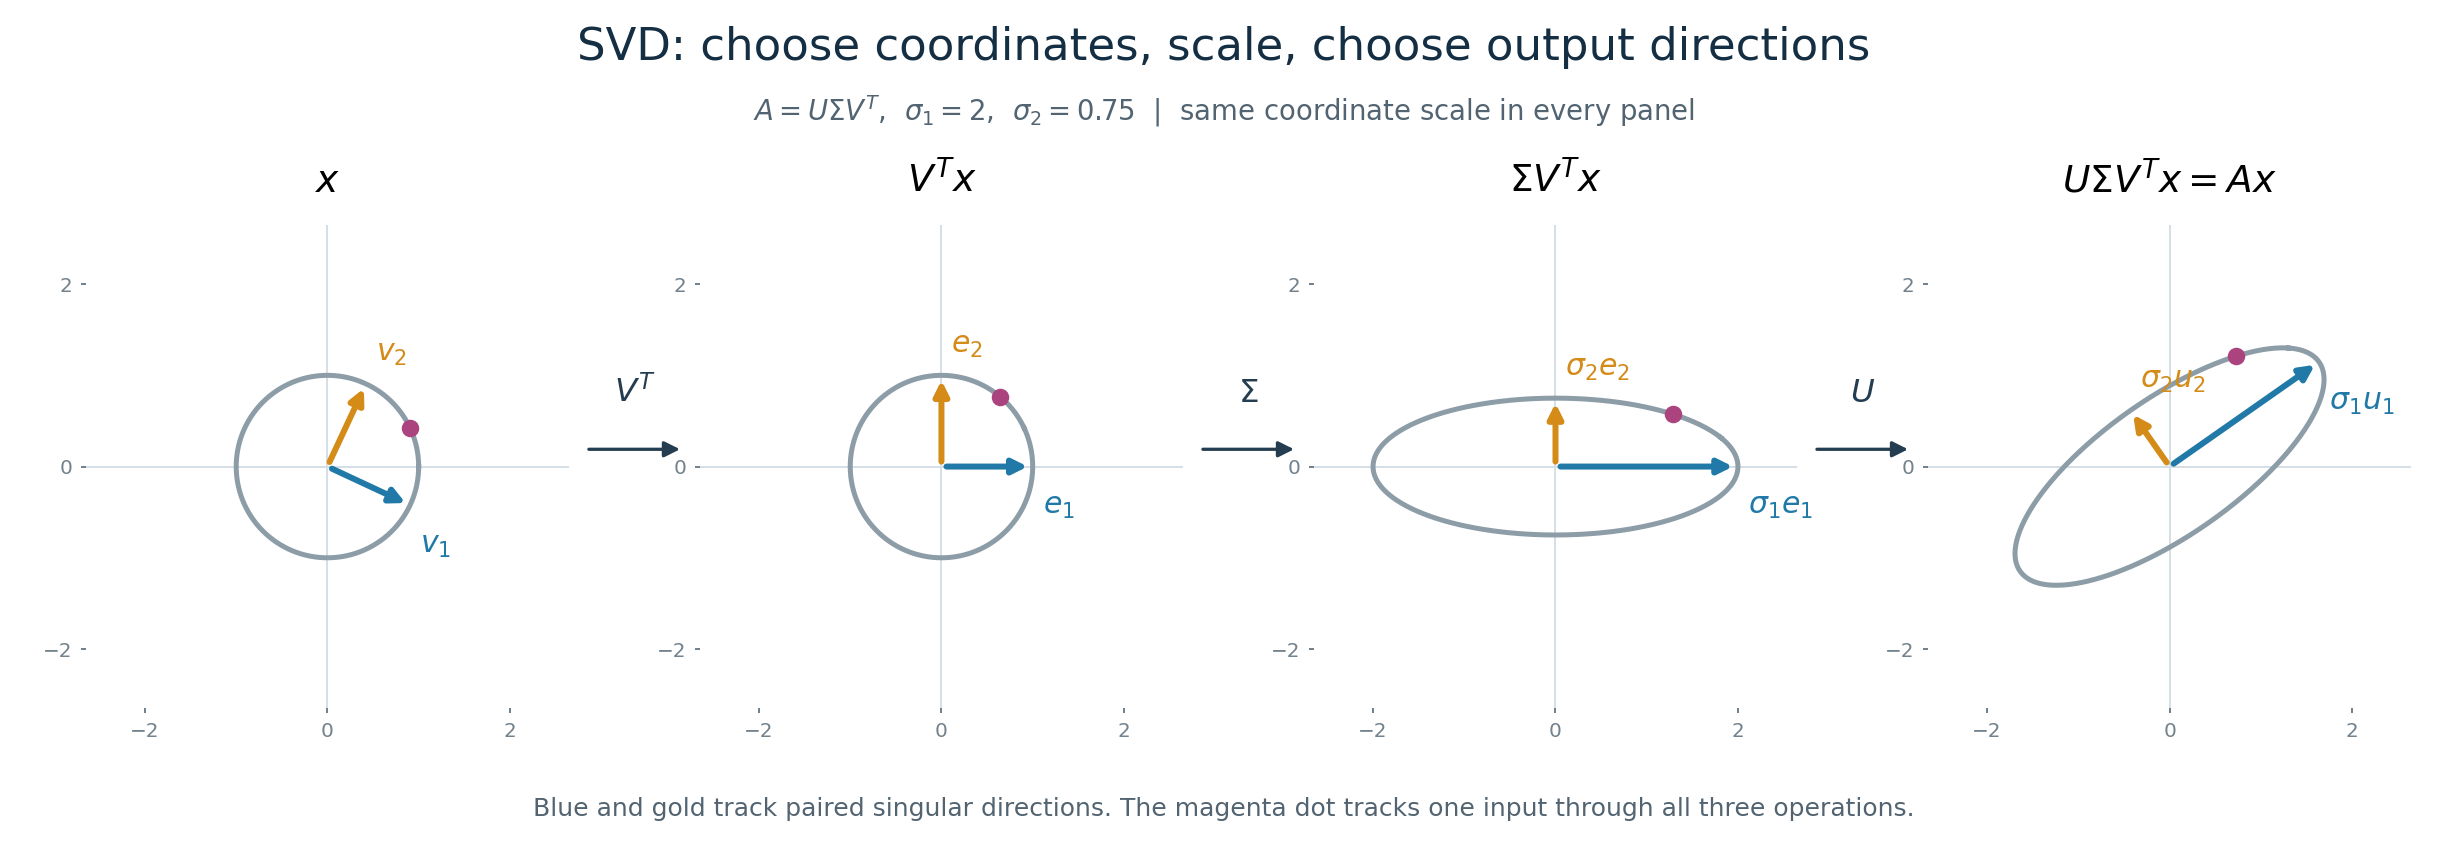

The Python source for this figure:
"""Original SVD illustration and numerical checks for the accompanying reference note.

Run with Python, NumPy and Matplotlib. The handwritten PDF is never modified.
The checks illustrate identities whose general justifications are in the note.
"""
from pathlib import Path
import json

import matplotlib
matplotlib.use("Agg")
import matplotlib.pyplot as plt
from matplotlib.patches import FancyArrowPatch
import numpy as np

OUT = Path(__file__).resolve().parent
TOL = 1e-11
checks = {}


def check(name, actual, expected):
    error = float(np.max(np.abs(np.asarray(actual) - np.asarray(expected))))
    assert error < TOL, (name, error)
    checks[name] = error


def rotation(degrees):
    t = np.deg2rad(degrees)
    return np.array([[np.cos(t), -np.sin(t)], [np.sin(t), np.cos(t)]])


# The fully specified two-dimensional example in the original illustration.
U, V = rotation(35), rotation(-25)
S = np.diag([2.0, 0.75])
A = U @ S @ V.T
check("figure_singular_values", np.linalg.svd(A, compute_uv=False), [2, .75])
check("figure_paired_directions", A @ V, U @ S)

theta = np.linspace(0, 2 * np.pi, 501)
circle = np.stack([np.cos(theta), np.sin(theta)])
x = V @ np.array([np.cos(np.deg2rad(50)), np.sin(np.deg2rad(50))])
transforms = [np.eye(2), V.T, S @ V.T, A]
curve_points = [M @ circle for M in transforms]
basis_points = [M @ V for M in transforms]
tracked_points = [M @ x for M in transforms]
check("first_orthogonal_stage_preserves_lengths", np.linalg.norm(curve_points[1], axis=0), 1)
check("last_orthogonal_stage_preserves_lengths", np.linalg.norm(curve_points[3], axis=0), np.linalg.norm(curve_points[2], axis=0))
check("ellipse_axis_lengths", np.linalg.norm(basis_points[3], axis=0), [2, .75])

# Exact example introduced on p. 2 of the supplied notes, including paired signs.
An = np.array([[4., 4.], [-3., 3.]])
Un = np.diag([1., -1.])
Sn = np.diag([4 * np.sqrt(2), 3 * np.sqrt(2)])
Vn = np.array([[1., 1.], [1., -1.]]) / np.sqrt(2)
check("notes_example_reconstruction", Un @ Sn @ Vn.T, An)
check("notes_example_pairing", An @ Vn, Un @ Sn)
check("notes_example_gram", An.T @ An, [[25, 7], [7, 25]])

# A nonsquare rank-deficient case checks dimensions and all four subspaces.
B = np.array([[1., 2., 3., 4.], [2., 4., 6., 8.], [0., 1., 0., 1.]])
Ub, sb, Vbt = np.linalg.svd(B, full_matrices=True)
rb = int(np.linalg.matrix_rank(B))
Sfull = np.zeros(B.shape)
np.fill_diagonal(Sfull, sb)
Ur, Sr, Vr = Ub[:, :rb], np.diag(sb[:rb]), Vbt.T[:, :rb]
check("rectangular_full_svd", Ub @ Sfull @ Vbt, B)
check("rectangular_compact_svd", Ur @ Sr @ Vr.T, B)
check("rectangular_AtA", Vbt.T @ Sfull.T @ Sfull @ Vbt, B.T @ B)
check("rectangular_AAt", Ub @ Sfull @ Sfull.T @ Ub.T, B @ B.T)
check("right_null_basis", B @ Vbt.T[:, rb:], 0)
check("left_null_basis", B.T @ Ub[:, rb:], 0)
check("constructed_left_vectors", B @ Vr @ np.linalg.inv(Sr), Ur)
check("left_vectors_orthonormal", Ur.T @ Ur, np.eye(rb))
P, Q = Ur @ Ur.T, Vr @ Vr.T
check("column_projector_idempotent", P @ P, P)
check("row_projector_idempotent", Q @ Q, Q)
Bplus = Vr @ np.linalg.inv(Sr) @ Ur.T
check("pseudoinverse", Bplus, np.linalg.pinv(B))
check("fitted_projection", B @ Bplus, P)

# The diagonal truncation example in the notes (p. 12).
D, D2 = np.diag([4., 3., 2., 1.]), np.diag([4., 3., 0., 0.])
check("rank_two_spectral_error", np.linalg.norm(D - D2, 2), 2)
check("rank_two_frobenius_error", np.linalg.norm(D - D2, "fro"), np.sqrt(5))
check("rank_two_nuclear_error", np.linalg.norm(D - D2, "nuc"), 3)
check("frobenius_from_singular_values", np.linalg.norm(B, "fro"), np.linalg.norm(sb))

# A counterexample to the handwritten normal => U=V implication.
N = np.diag([2., -1.])
check("normal_counterexample_commutes", N.T @ N, N @ N.T)
assert np.linalg.eigvalsh(N).min() < 0  # U Sigma U^T would be positive semidefinite.
check("determinant_absolute_value", np.prod(np.linalg.svd(N, compute_uv=False)), abs(np.linalg.det(N)))
Qpolar = Un @ Vn.T
Hleft = Un @ Sn @ Un.T
check("square_left_polar", Hleft @ Qpolar, An)
check("square_polar_orthogonal", Qpolar.T @ Qpolar, np.eye(2))
check("square_polar_positive_factor", Hleft @ Hleft, An @ An.T)

# PCA in both storage orientations, with centering and sample denominator explicit.
X0 = np.array([[1., 4., 3.], [2., 1., 5.], [4., 6., 2.], [5., 2., 7.], [8., 9., 1.]])
X = X0 - X0.mean(axis=0)
Ux, sx, Vxt = np.linalg.svd(X, full_matrices=False)
Vx = Vxt.T
scores = X @ Vx
check("pca_scores", scores, Ux @ np.diag(sx))
C = X.T @ X / (len(X) - 1)
check("pca_covariance_eigenpairs", C @ Vx, Vx @ np.diag(sx ** 2 / (len(X) - 1)))
check("pca_score_variances", scores.T @ scores / (len(X) - 1), np.diag(sx ** 2 / (len(X) - 1)))
check("pca_rank_two_reconstruction", X @ Vx[:, :2] @ Vx[:, :2].T, Ux[:, :2] @ np.diag(sx[:2]) @ Vxt[:2, :])
Y = X.T
Uy, sy, Vyt = np.linalg.svd(Y, full_matrices=False)
Cy = Y @ Y.T / (Y.shape[1] - 1)
check("column_sample_covariance", Cy, C)
check("column_sample_left_eigenvectors", Cy @ Uy, Uy @ np.diag(sy ** 2 / (Y.shape[1] - 1)))
check("column_sample_scores", Uy.T @ Y, np.diag(sy) @ Vyt)

plt.rcParams.update({"font.family": "DejaVu Sans", "font.size": 12, "svg.fonttype": "path"})
fig, axes = plt.subplots(1, 4, figsize=(13.6, 4.8))
fig.subplots_adjust(left=.035, right=.985, bottom=.15, top=.77, wspace=.27)
fig.suptitle("SVD: choose coordinates, scale, choose output directions", fontsize=18, y=.97, color="#142e43")
fig.text(.5, .86, r"$A=U\Sigma V^T$,  $\sigma_1=2$,  $\sigma_2=0.75$  |  same coordinate scale in every panel", ha="center", color="#526471", fontsize=11)
titles = [r"$x$", r"$V^T x$", r"$\Sigma V^T x$", r"$U\Sigma V^T x=Ax$"]
labels = [(r"$v_1$", r"$v_2$"), (r"$e_1$", r"$e_2$"), (r"$\sigma_1 e_1$", r"$\sigma_2 e_2$"), (r"$\sigma_1 u_1$", r"$\sigma_2 u_2$")]
colors = ["#2079a7", "#d48b18"]
for ax, curve, basis, point, title, pair in zip(axes, curve_points, basis_points, tracked_points, titles, labels):
    ax.set_aspect("equal")
    ax.set_xlim(-2.65, 2.65)
    ax.set_ylim(-2.65, 2.65)
    ax.axhline(0, color="#d6dfe5", lw=.8, zorder=0)
    ax.axvline(0, color="#d6dfe5", lw=.8, zorder=0)
    ax.plot(curve[0], curve[1], color="#8d9da7", lw=2, zorder=1)
    for j, color in enumerate(colors):
        end = basis[:, j]
        ax.annotate("", xy=end, xytext=(0, 0), arrowprops={"arrowstyle": "-|>", "color": color, "lw": 2.4}, zorder=3)
        # Vector 1 labels below, vector 2 labels above: separate them from the tracked point.
        ax.annotate(pair[j], end, xytext=(4, -19 if j == 0 else 9), textcoords="offset points", color=color, fontsize=12, zorder=5)
    ax.plot(*point, "o", ms=6, color="#ab447e", zorder=4)
    ax.set_title(title, pad=13, fontsize=15)
    ax.set_xticks([-2, 0, 2])
    ax.set_yticks([-2, 0, 2])
    ax.tick_params(labelsize=8, colors="#73828c", length=2)
    for spine in ax.spines.values():
        spine.set_visible(False)

for i, label in enumerate([r"$V^T$", r"$\Sigma$", r"$U$"]):
    a, b = axes[i].get_position(), axes[i+1].get_position()
    start, end = (a.x1+.006, .48), (b.x0-.006, .48)
    fig.add_artist(FancyArrowPatch(start, end, transform=fig.transFigure, arrowstyle="-|>", mutation_scale=13, color="#243d50", lw=1.3))
    fig.text((start[0]+end[0])/2, .535, label, ha="center", color="#243d50", fontsize=13)

fig.text(.5, .055, "Blue and gold track paired singular directions. The magenta dot tracks one input through all three operations.", ha="center", color="#526471", fontsize=10)
fig.savefig(OUT / "svd_geometry.png", dpi=180, facecolor="white")
fig.savefig(OUT / "svd_geometry.svg", facecolor="white")
plt.close(fig)
(OUT / "checks.json").write_text(json.dumps({"tolerance": TOL, "maximum_error": max(checks.values()), "checks": checks}, indent=2) + "\n", encoding="utf-8")
print(f"Saved one SVG/PNG figure; {len(checks)} numerical checks passed, maximum error {max(checks.values()):.3g}.")
